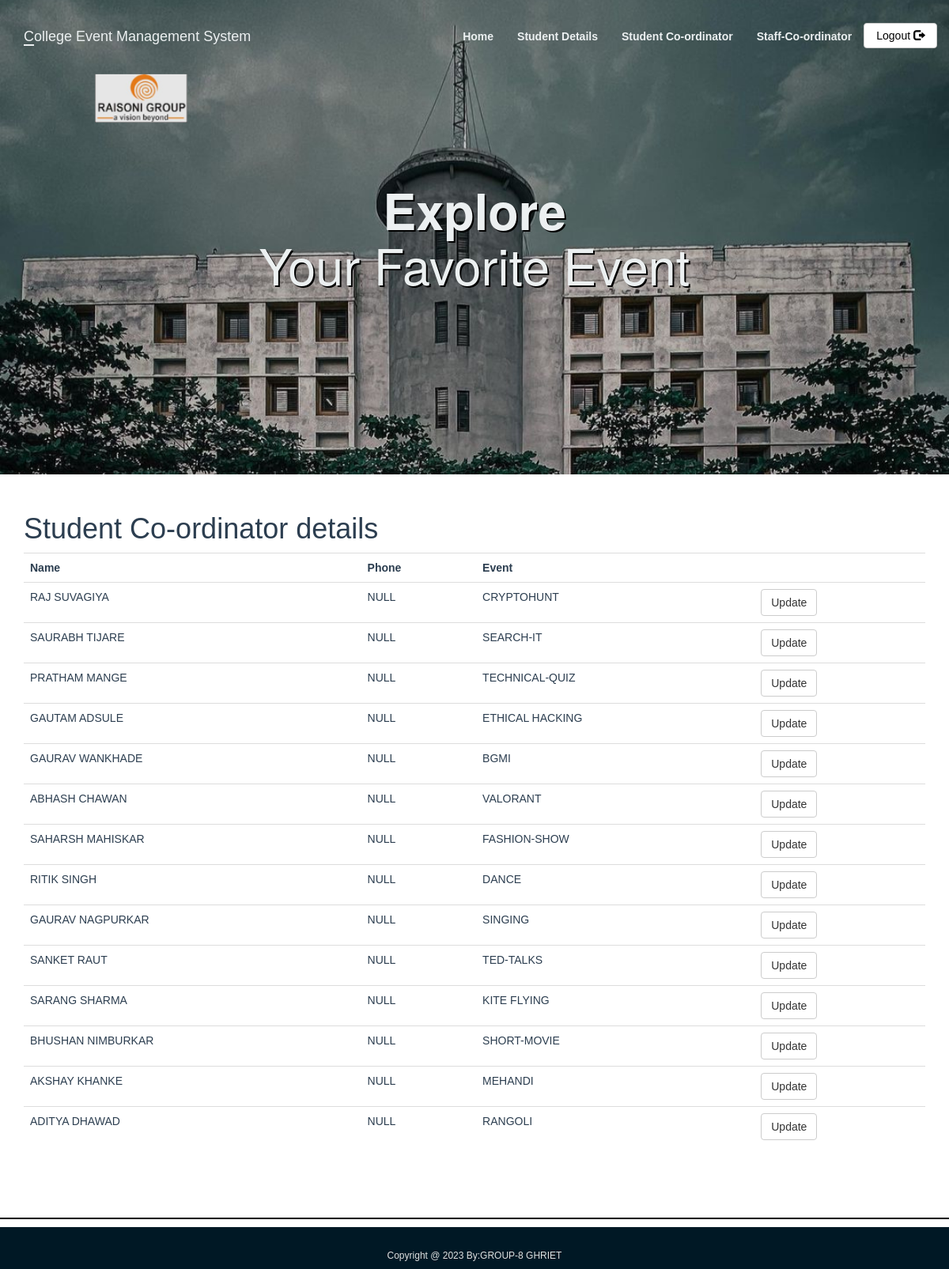
Screenshot of /Stu_cordinator.php with the database file from the repository.
### tables this page shows
CREATE TABLE `student_coordinator` (
  `sid` int(11) NOT NULL,
  `st_name` varchar(100) NOT NULL,
  `phone` varchar(10) DEFAULT NULL,
  `event_id` int(11) DEFAULT NULL
);

CREATE TABLE `events` (
  `event_id` int(11) NOT NULL,
  `event_title` varchar(50) NOT NULL,
  `event_price` int(11) DEFAULT NULL,
  `participents` int(100) DEFAULT 0,
  `img_link` text DEFAULT NULL,
  `type_id` int(11) DEFAULT NULL
);

### Stu_cordinator.php (the view, shortened to what this page needs)
<?php
include_once 'classes/db1.php';
$result = mysqli_query($conn,"SELECT * FROM student_coordinator s ,events e where e.event_id= s.event_id");
?>
<!DOCTYPE html>
<html>
<head>
        <?php require 'utils/styles.php'; ?>
    </head>
<body><?php include 'utils/adminHeader.php'?>
<div class = "content">
<div class = "container">
<h1>Student Co-ordinator details</h1>
<?php
if (mysqli_num_rows($result) > 0) {
?>
 <table class="table table-hover" >
  <tr>
    <th>Name</th>
    <th>Phone</th>
    <th>Event</th>
    <th></th>
  </tr>
<?php
while($row = mysqli_fetch_array($result)) {
?>
<tr>
    <td><?php echo $row["st_name"]; ?></td>
    <td><?php echo $row["phone"]; ?></td>
    <td><?php echo $row["event_title"]; ?></td>
    <td> <?php echo '<a  href="updateStudent.php?id='.$row['event_id'].'" class = "btn btn-default"> Update</a>'?></td>
</tr>
<?php
}
?>
</table>
 <?php
}
else{
    echo "No result found";
}
?>
</div>
</div>
 </body>
 <?php include 'utils/footer.php';?>
</html>

### style.css (style rules this page uses)
body { overflow-x: hidden; }
.content { font-family: Arial, Helvetica, sans-serif; color: #2C3E50; }

### rows the page displays
student_coordinator: st_name "RAJ SUVAGIYA", phone "NULL", event.event_title "CRYPTOHUNT"
student_coordinator: st_name "SAURABH TIJARE", phone "NULL", event.event_title "SEARCH-IT"
student_coordinator: st_name "PRATHAM MANGE", phone "NULL", event.event_title "TECHNICAL-QUIZ"
student_coordinator: st_name "GAUTAM ADSULE", phone "NULL", event.event_title "ETHICAL HACKING"
student_coordinator: st_name "GAURAV WANKHADE", phone "NULL", event.event_title "BGMI"
student_coordinator: st_name "ABHASH CHAWAN", phone "NULL", event.event_title "VALORANT"
student_coordinator: st_name "SAHARSH MAHISKAR", phone "NULL", event.event_title "FASHION-SHOW"
student_coordinator: st_name "RITIK SINGH", phone "NULL", event.event_title "DANCE"
student_coordinator: st_name "GAURAV NAGPURKAR", phone "NULL", event.event_title "SINGING"
student_coordinator: st_name "SANKET RAUT", phone "NULL", event.event_title "TED-TALKS"
student_coordinator: st_name "SARANG SHARMA", phone "NULL", event.event_title "KITE FLYING"
student_coordinator: st_name "BHUSHAN NIMBURKAR", phone "NULL", event.event_title "SHORT-MOVIE"
student_coordinator: st_name "AKSHAY KHANKE", phone "NULL", event.event_title "MEHANDI"
student_coordinator: st_name "ADITYA DHAWAD", phone "NULL", event.event_title "RANGOLI"
